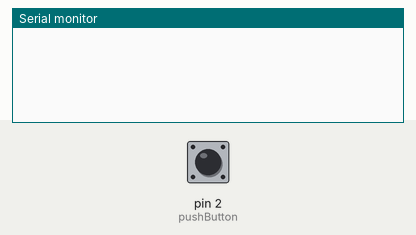
Recording of a sketch running on a simulated Arduino Uno, built with avr-gcc and run on an emulated ATmega328P. Parts: the last lines printed to the serial monitor. The test bench sets the inputs (shaded band); at power-on: pin 2 (pushButton) HIGH.

Above: at 1.2 s.
1.3 s: pin 2 (pushButton) pulled LOW for 0.15 s
At 2.0 s:
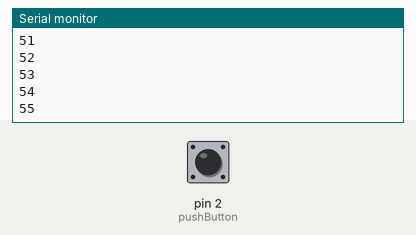
2.9 s: pin 2 (pushButton) pulled LOW for 1 s
At 4.6 s:
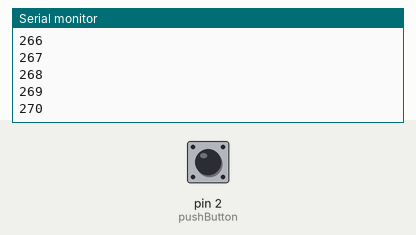
5.4 s: pin 2 (pushButton) pulled LOW for 0.15 s
At 6.3 s:
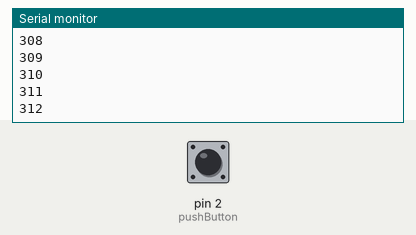
Timing chart, 0 to 8.4 s (numbered marks = the images above; inputs shaded):
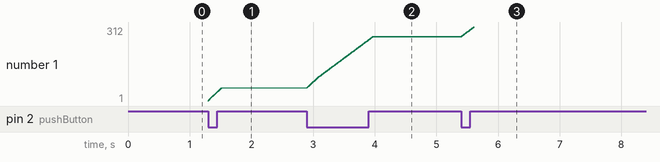

The sketch:

Counter___cand_apas_pe_buton.ino
```cpp
// Cand apas, se inregistreaza de prea multe ori!

const int pushButton = 2;
int counter =0;
void setup() {
  pinMode(pushButton,INPUT_PULLUP);
  Serial.begin(9600);
}

void loop() {

int buttonState=digitalRead(pushButton);
buttonState=!buttonState;
if(buttonState == HIGH)
 {
  counter++;
  Serial.println(counter);
 }

}
```

Measured:
- after the input at 1.3 s, the serial monitor: prints a new line at once (image 1)
- after the input at 2.9 s, the serial monitor: prints a new line at once (image 2)
- plotted number 1: 55 → 270 after the input at 2.9 s
